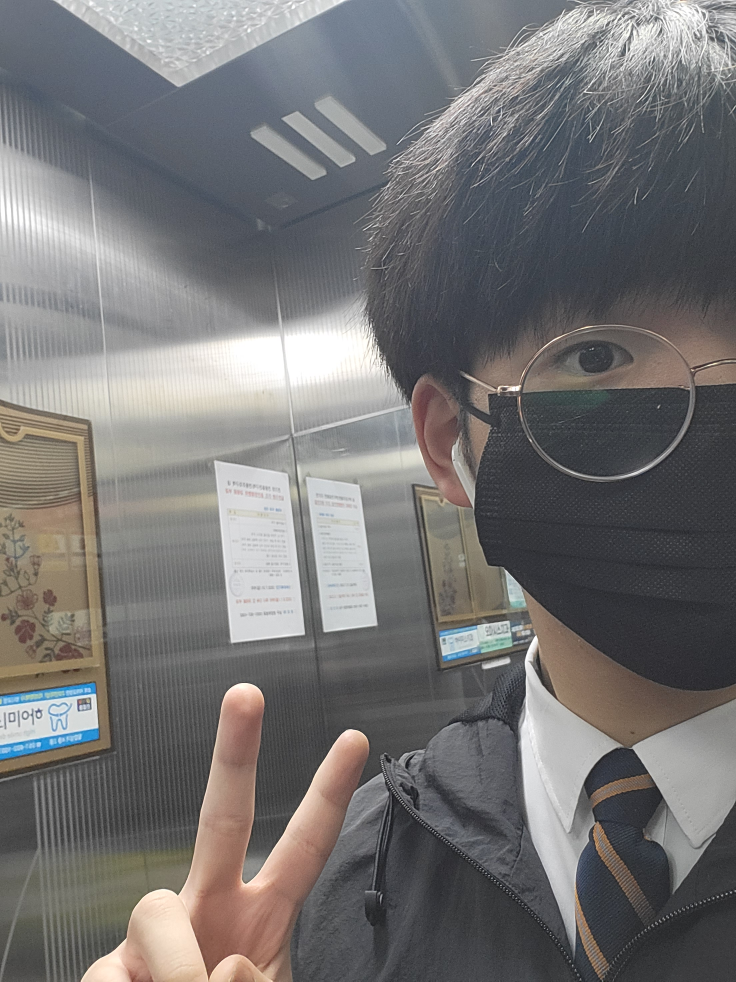
#> input picture bts.jpeg, 2208 x 2944 px (shown at 1/3 size)
$ python opencv_image_gray.py
#> lines starting #> are read from the running program, lines starting #| are printed output that depends on the picture
import cv2

img = cv2.imread('bts.jpeg')
#> img is the input picture: shape (2944, 2208, 3); mean B, G, R 115.9, 115.8, 117.2
img2 = cv2.resize(img, (600, 400))
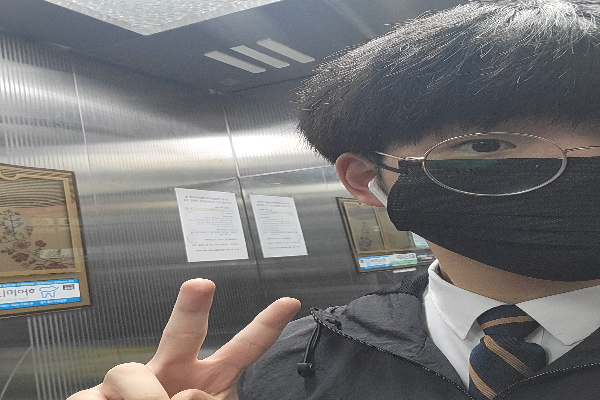
#> img2: shape (400, 600, 3); mean B, G, R 115.8, 115.6, 117

gray = cv2.cvtColor(img2, cv2.COLOR_BGR2GRAY)
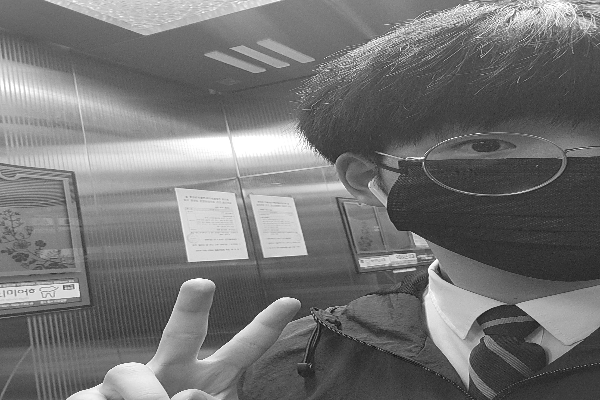
#> gray: shape (400, 600); min 11, max 255, mean 116.1

cv2.imshow('origin', img2)
cv2.imshow('gray', gray)

while 1:
    if cv2.waitKey() == ord('q'):
#> (key q is pressed here)
        break

cv2.imwrite('gray.jpg', gray)

cv2.destroyAllWindows()
